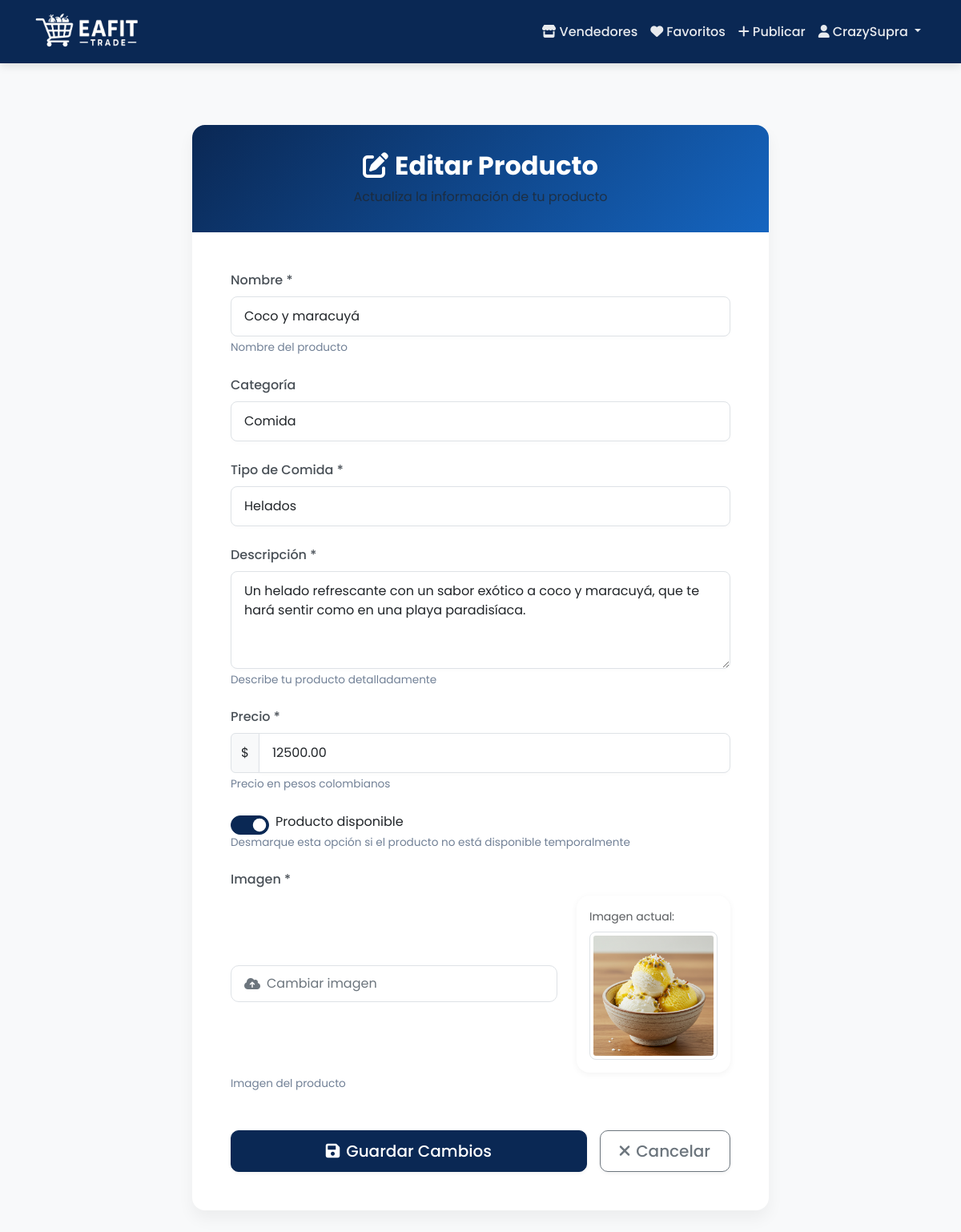
The page /edit-product/71/ (signed in) on the database its author committed.
### products/models.py (models this page shows, shortened)
class Product(models.Model):
    CATEGORY_CHOICES = [
        ('Comida', 'Comida'),
        ('Ropa', 'Ropa'),
        ('Tecnología', 'Tecnología'),
        ('Libros', 'Libros'),
        ('Otros', 'Otros'),
    ]
    CONDITION_CHOICES = [
        ('Nuevo', 'Nuevo'),
        ('Usado', 'Usado'),
        ('Buen estado', 'Buen estado'),
    ]
    FOOD_TYPE_CHOICES = [
        ('Panadería', 'Panadería'),
        ('Galletas', 'Galletas'),
        ('Repostería', 'Repostería'),
        ('Frutas', 'Frutas'),
        ('Frituras', 'Frituras'),
        ('Dulces', 'Dulces'),
        ('Helados', 'Helados'),
        ('Snacks', 'Snacks'),
        ('Comida rápida', 'Comida rápida'),
        ('Otros', 'Otros'),
    ]
    name = models.CharField(
        max_length=255,
        verbose_name='Nombre',
        help_text='Nombre del producto'
    )
    category = models.CharField(
        max_length=50,
        choices=CATEGORY_CHOICES,
        verbose_name='Categoría',
        null=True,
        blank=True
    )
    food_type = models.CharField(
        max_length=50,
        choices=FOOD_TYPE_CHOICES,
        verbose_name='Tipo de Comida',
        blank=True,
        null=True
    )
    description = models.TextField(
        verbose_name='Descripción',
        help_text='Describe tu producto detalladamente'
    )
    price = models.DecimalField(
        max_digits=10,
        decimal_places=2,
        validators=[MinValueValidator(0.01)],
        verbose_name='Precio',
        help_text='Precio en pesos colombianos'
    )
    published_at = models.DateTimeField(
        default=timezone.now,
        verbose_name='Fecha de publicación'
    )
    condition = models.CharField(
        max_length=50,
        choices=CONDITION_CHOICES,
        verbose_name='Estado',
        blank=True,
        null=True
    )
    image = models.ImageField(
        upload_to='products/',
        verbose_name='Imagen',
        help_text='Imagen del producto'
    )
    seller = models.ForeignKey(
        User,
        on_delete=models.CASCADE,
        verbose_name='Vendedor',
        related_name='products'
    )
    available = models.BooleanField(
        default=True,
        verbose_name='Disponible'
    )
    class Meta:
        verbose_name = 'Producto'
        verbose_name_plural = 'Productos'
        ordering = ['-published_at']
        indexes = [
            models.Index(fields=['name']),
            models.Index(fields=['category']),
            models.Index(fields=['available']),
        ]

### products/views.py (the view)
# urls.py: path('edit-product/<int:product_id>/', products_views.edit_product, name='edit_product'),
@login_required
def edit_product(request, product_id):
    product = get_object_or_404(Product, id=product_id)
    if product.seller != request.user:
        return HttpResponseForbidden("No tienes permiso para editar este producto.")
    if request.method == 'POST':
        form = ProductForm(request.POST, request.FILES, instance=product)
        if form.is_valid():
            form.save()
            messages.success(request, '¡Producto actualizado exitosamente!')
            return redirect('home')
        else:
            messages.error(request, 'Por favor corrige los errores en el formulario.')
    else:
        form = ProductForm(instance=product)
    return render(request, 'products/edit_product.html', {
        'form': form,
        'product': product
    })

### products/templatetags/form_tags.py (called while the page is built)
@register.filter(name='addclass')
def addclass(field, css):
    return field.as_widget(attrs={'class': css})

### products/templates/products/edit_product.html (shortened to what this page needs)
{% extends 'products/base.html' %}
{% load form_tags %}
{% block content %}
<section class="py-5">
    <div class="container">
        <div class="row justify-content-center">
            <div class="col-12 col-lg-8">
                <div class="card form-card">
                    <div class="card-header text-center">
                        <h2 class="mb-0 fw-bold">
                            <i class="fas fa-edit me-2"></i>Editar Producto
                        </h2>
                        <p class="text-muted mt-2 mb-0">Actualiza la información de tu producto</p>
                    </div>
                    <div class="card-body p-4 p-lg-5">
                        <form method="post" enctype="multipart/form-data" novalidate>
                            <div class="mb-4">
                                <label for="{{ form.name.id_for_label }}" class="form-label">
                                    {{ form.name.label }}
                                </label>
                                {{ form.name|addclass:"form-control" }}
                                {% if form.name.help_text %}
                                    <div class="form-text">{{ form.name.help_text }}</div>
                                {% endif %}
                            </div>
                            <div class="mb-4">
                                <label for="{{ form.category.id_for_label }}" class="form-label">
                                    {{ form.category.label }}
                                </label>
                                {{ form.category|addclass:"form-control" }}
                            </div>
                            <div class="mb-4 dynamic-field" id="food-type-field">
                                <label for="{{ form.food_type.id_for_label }}" class="form-label">
                                    {{ form.food_type.label }} *
                                </label>
                                {{ form.food_type|addclass:"form-control" }}
                            </div>
                            <div class="mb-4">
                                <label for="{{ form.description.id_for_label }}" class="form-label">
                                    {{ form.description.label }}
                                </label>
                                {{ form.description|addclass:"form-control" }}
                                {% if form.description.help_text %}
                                    <div class="form-text">{{ form.description.help_text }}</div>
                                {% endif %}
                            </div>
                            <div class="mb-4">
                                <label for="{{ form.price.id_for_label }}" class="form-label">
                                    {{ form.price.label }}
                                </label>
                                <div class="input-group">
                                    <span class="input-group-text">$</span>
                                    {{ form.price|addclass:"form-control" }}
                                </div>
                                {% if form.price.help_text %}
                                    <div class="form-text">{{ form.price.help_text }}</div>
                                {% endif %}
                            </div>
                            <div class="mb-4">
                                <div class="form-check form-switch">
                                    {{ form.available }}
                                    <label class="form-check-label ms-2" for="{{ form.available.id_for_label }}">
                                        {{ form.available.label }}
                                    </label>
                                </div>
                                {% if form.available.help_text %}
                                    <div class="form-text">{{ form.available.help_text }}</div>
                                {% endif %}
                            </div>
                            <div class="mb-4">
                                <label for="{{ form.image.id_for_label }}" class="form-label">
                                    {{ form.image.label }}
                                </label>
                                <div class="row align-items-center">
                                    <div class="col-md-8">
                                        <div class="input-file-container">
                                            <div class="input-file-placeholder">
                                                <i class="fas fa-cloud-upload-alt me-2"></i>
                                                {% if product.image %}
                                                    Cambiar imagen
                                                {% else %}
                                                    Seleccionar imagen
                                                {% endif %}
                                            </div>
                                        </div>
                                    </div>
                                    {% if product.image %}
                                        <div class="col-md-4">
                                            <div class="current-image">
                                                <p class="small text-muted mb-2">Imagen actual:</p>
                                                <img src="{{ product.image.url }}" alt="{{ product.name }}" class="img-thumbnail rounded-3" style="max-width: 100%; height: auto;">
                                            </div>
                                        </div>
                                    {% endif %}
                                </div>
                                {% if form.image.help_text %}
                                    <div class="form-text">{{ form.image.help_text }}</div>
                                {% endif %}
                            </div>
                            <div class="d-flex gap-3 mt-5">
                                <button type="submit" class="btn btn-primary btn-lg flex-grow-1">
                                    <i class="fas fa-save me-2"></i>Guardar Cambios
                                </button>
                                <a href="{% url 'product_detail' product.id %}" class="btn btn-outline-secondary btn-lg">
                                    <i class="fas fa-times me-2"></i>Cancelar
                                </a>
                            </div>
                        </form>
                    </div>
                </div>
            </div>
        </div>
    </div>
</section>
{% endblock %}

### products/templates/products/base.html (shortened to what this page needs)
<!DOCTYPE html>
<html>
<head>
    <link href="https://cdn.jsdelivr.net/npm/bootstrap@5.3.2/dist/css/bootstrap.min.css" rel="stylesheet">
    <link href="https://cdnjs.cloudflare.com/ajax/libs/font-awesome/6.0.0/css/all.min.css" rel="stylesheet">
</head>
<body>
    <nav class="navbar navbar-expand-lg navbar-dark">
        <div class="container">
            <a class="navbar-brand" href="{% url 'home' %}">
                <img src="/media/Logo/EafitTrade_Nuevo_logo.png" alt="EAFIT Trade Logo" height="55" class="d-inline-block align-middle">
            </a>
            <div class="collapse navbar-collapse" id="navbarNav">
                <ul class="navbar-nav ms-auto">
                    <li class="nav-item">
                        <a class="nav-link" href="{% url 'seller_list' %}">
                            <i class="fas fa-store me-1"></i>Vendedores
                        </a>
                    </li>
                    {% if user.is_authenticated %}
                        <li class="nav-item">
                            <a class="nav-link" href="{% url 'favorites_list' %}">
                                <i class="fas fa-heart me-1"></i>Favoritos
                            </a>
                        </li>
                        <li class="nav-item">
                            <a class="nav-link" href="{% url 'add_product' %}">
                                <i class="fas fa-plus me-1"></i>Publicar
                            </a>
                        </li>
                        <li class="nav-item dropdown">
                            <a class="nav-link dropdown-toggle" href="#" role="button" data-bs-toggle="dropdown">
                                <i class="fas fa-user me-1"></i>{{ user.username }}
                            </a>
                        </li>
                    {% endif %}
                </ul>
            </div>
        </div>
    </nav>
    <div class="content">
        <div class="container">
            {% block content %}{% endblock %}
        </div>
    </div>
</body>
</html>

### products/templates/products/base.html (style rules this page uses)
:root { --primary-color: hwb(216 4% 67%); --secondary-color: #6c757d; --light-bg: #f8f9fa; --card-shadow: 0 10px 20px rgba(0,0,0,0.05); --hover-shadow: 0 15px 30px rgba(0,0,0,0.1); --border-radius: 16px; --input-radius: 10px; --button-radius: 10px; --transition-speed: 0.3s; }
body { font-family: 'Poppins', sans-serif; background-color: var(--light-bg); color: #2c3e50; padding-top: 76px; }
h1, h2, h3, h4, h5, h6 { font-weight: 600; }
.navbar { background-color: var(--primary-color); box-shadow: 0 4px 10px rgba(0,0,0,0.1); padding: 0.75rem 0; position: fixed; top: 0; left: 0; right: 0; z-index: 1030; transition: transform 0.3s ease; }
.navbar-brand { display: flex; align-items: center; padding: 0; }
.navbar-brand img { max-height: 55px; transition: all 0.3s ease; }
.nav-link { color: rgba(255,255,255,0.9) !important; font-weight: 500; padding: 0.5rem 1rem; border-radius: 8px; transition: all 0.2s ease; }
.btn { border-radius: var(--button-radius); padding: 0.6rem 1.5rem; font-weight: 500; transition: all var(--transition-speed); box-shadow: 0 2px 4px rgba(0,0,0,0.05); }
.btn-primary { background-color: var(--primary-color); border-color: var(--primary-color); }
.card { border-radius: var(--border-radius); border: none; box-shadow: var(--card-shadow); transition: all var(--transition-speed); overflow: hidden; }
.card-header { background-color: rgba(0,0,0,0.02); border-bottom: 1px solid rgba(0,0,0,0.05); padding: 1.25rem 1.5rem; }
.card-body { padding: 1.5rem; }
.form-control, .form-select { border-radius: var(--input-radius); padding: 0.6rem 1rem; border: 1px solid #e2e8f0; font-size: 1rem; transition: all var(--transition-speed); box-shadow: 0 2px 4px rgba(0,0,0,0.02); min-height: 46px; }
.form-label { font-weight: 500; color: #4a5568; margin-bottom: 0.5rem; }
.form-text { color: #718096; font-size: 0.85rem; }
.content { min-height: calc(100vh - 76px); padding: 2rem 0; }

### products/templates/products/edit_product.html (style rules this page uses)
.form-card { border-radius: 1rem; box-shadow: 0 0 20px rgba(0,0,0,0.1); background: white; overflow: hidden; }
.form-control { padding: 0.75rem 1rem; font-size: 1rem; border-radius: 0.5rem; border: 1px solid #dee2e6; }
.form-label { color: #495057; font-weight: 500; margin-bottom: 0.5rem; }
.dynamic-field { display: none; }
.form-switch { padding-left: 2.5em; }
.form-switch .form-check-input { width: 3em; height: 1.5em; margin-left: -2.5em; }
.form-switch .form-check-input:checked { background-color: var(--primary-color); border-color: var(--primary-color); }
.form-card { border-radius: var(--border-radius); border: none; box-shadow: var(--card-shadow); overflow: hidden; }
.card-header { background: linear-gradient(135deg, var(--primary-color), #1565C0); color: white; padding: 2rem 1.5rem; border: none; }
.input-file-container { position: relative; }
.input-file-placeholder { position: absolute; top: 0; left: 0; width: 100%; height: 100%; display: flex; align-items: center; padding: 0 1rem; background-color: white; border: 1px solid #dee2e6; border-radius: var(--input-radius); pointer-events: none; color: #6c757d; }
.current-image { padding: 1rem; background-color: white; border-radius: var(--border-radius); box-shadow: 0 2px 8px rgba(0,0,0,0.05); }
.form-switch .form-check-input { width: 3em; height: 1.5em; margin-left: -2.5em; background-color: #e9ecef; border-color: #dee2e6; }

### rows shown on the page
Product: name "Coco y maracuyá", category "Comida", food_type "Helados", description "Un helado refrescante con un sabor exótico a coco y maracuyá, que te hará sentir como en una playa paradisíaca.", price "12500.00", available "☑", image (picture)

### other values the page prints
{{ user.username }} "CrazySupra"
